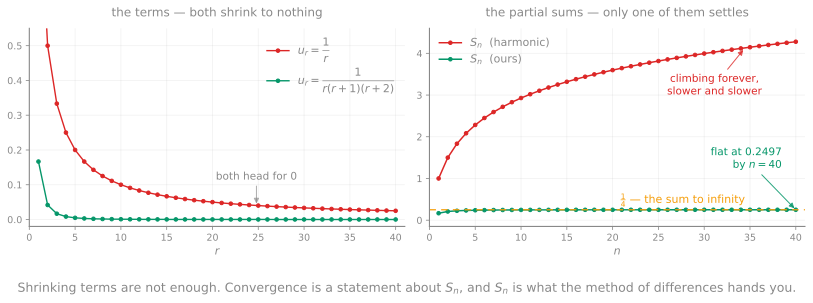

The script that saved this image:
"""Figure for the Summation of Series card — convergence lives in the partial sums.

Regenerate:  python3 summation-partial-sums.py
Writes summation-partial-sums.svg beside this file.

Both series have terms that shrink to zero. Only one of them converges, and the
difference is visible only in S_n — which is exactly what the syllabus means by
"by direct consideration of a sum to n terms".

Vault palette: all text #888, transparent background.
"""

import numpy as np
import matplotlib
matplotlib.use("Agg")
import matplotlib.pyplot as plt
import re

AX = "#888888"
GREEN = "#059669"     # converges
RED = "#dc2626"       # diverges
AMBER = "#f59e0b"     # the limit
GREY = "#9ca3af"

plt.rcParams.update({
    "text.color": AX,
    "axes.labelcolor": AX,
    "axes.edgecolor": AX,
    "xtick.color": AX,
    "ytick.color": AX,
    "font.size": 11,
    "font.family": "sans-serif",
    "svg.fonttype": "none",
    "svg.hashsalt": "vault",
})


def style(ax):
    for s in ("right", "top"):
        ax.spines[s].set_visible(False)
    for s in ("left", "bottom"):
        ax.spines[s].set_color(AX)
        ax.spines[s].set_linewidth(1.1)
    ax.tick_params(colors=AX, labelsize=9.5)
    ax.grid(color=AX, alpha=0.12, lw=0.8)
    ax.set_axisbelow(True)


def figure():
    N = 40
    r = np.arange(1, N + 1)

    terms_ours = 1.0 / (r * (r + 1) * (r + 2))
    terms_harm = 1.0 / r
    S_ours = np.cumsum(terms_ours)
    S_harm = np.cumsum(terms_harm)

    fig, (ax0, ax1) = plt.subplots(1, 2, figsize=(11.4, 4.5))

    # ---- left: the terms. Both go to zero. ----
    style(ax0)
    ax0.plot(r, terms_harm, "o-", color=RED, ms=3.6, lw=1.4, label=r"$u_r = \dfrac{1}{r}$")
    ax0.plot(r, terms_ours, "o-", color=GREEN, ms=3.6, lw=1.4,
             label=r"$u_r = \dfrac{1}{r(r+1)(r+2)}$")
    ax0.set_xlabel("$r$", color=AX)
    ax0.set_ylim(-0.02, 0.55)
    ax0.set_xlim(0, N + 1)
    ax0.legend(loc="upper right", frameon=False, labelcolor=AX, fontsize=11)
    ax0.set_title("the terms — both shrink to nothing", color=AX, fontsize=12, pad=12)
    ax0.annotate("both head for 0", (N * 0.62, 0.04), textcoords="offset points",
                 xytext=(0, 26), color=AX, fontsize=10.5, ha="center",
                 arrowprops=dict(arrowstyle="-|>", color=AX, lw=1, alpha=0.7))

    # ---- right: the partial sums. Only one settles. ----
    style(ax1)
    ax1.plot(r, S_harm, "o-", color=RED, ms=3.6, lw=1.5, label=r"$S_n$  (harmonic)")
    ax1.plot(r, S_ours, "o-", color=GREEN, ms=3.6, lw=1.5, label=r"$S_n$  (ours)")
    ax1.axhline(0.25, color=AMBER, lw=1.3, ls=(0, (5, 4)))
    ax1.text(N * 0.52, 0.40, r"$\frac{1}{4}$ — the sum to infinity",
             color=AMBER, fontsize=11)
    ax1.set_xlabel("$n$", color=AX)
    ax1.set_ylim(-0.15, 4.6)
    ax1.set_xlim(0, N + 1)
    ax1.legend(loc="upper left", frameon=False, labelcolor=AX, fontsize=11)
    ax1.set_title("the partial sums — only one of them settles", color=AX, fontsize=12, pad=12)
    ax1.annotate("climbing forever,\nslower and slower", (N * 0.86, S_harm[int(N * 0.86) - 1]),
                 textcoords="offset points", xytext=(-30, -46), color=RED, fontsize=10.5,
                 ha="center", arrowprops=dict(arrowstyle="-|>", color=RED, lw=1, alpha=0.8))
    ax1.annotate(f"flat at {S_ours[-1]:.4f}\nby $n = {N}$", (N, S_ours[-1]),
                 textcoords="offset points", xytext=(-14, 42), color=GREEN, fontsize=10.5,
                 ha="right", arrowprops=dict(arrowstyle="-|>", color=GREEN, lw=1, alpha=0.85))

    fig.suptitle("Shrinking terms are not enough. Convergence is a statement about "
                 r"$S_n$, and $S_n$ is what the method of differences hands you.",
                 color=AX, fontsize=12.5, y=0.035)
    fig.tight_layout(rect=[0, 0.075, 1, 1])
    fig.savefig("summation-partial-sums.svg", transparent=True, bbox_inches="tight", metadata={"Date": None})
    plt.close(fig)


def responsive(path):
    """Vault rule: root <svg> keeps its viewBox but scales — width 100%, no height."""
    s = open(path).read()
    s = re.sub(r'(<svg[^>]*?)\swidth="[^"]*"', r"\1", s, count=1)
    s = re.sub(r'(<svg[^>]*?)\sheight="[^"]*"', r"\1", s, count=1)
    s = s.replace("<svg ", '<svg width="100%" ', 1)
    open(path, "w").write(s)


if __name__ == "__main__":
    figure()
    responsive("summation-partial-sums.svg")
    N = 40
    r = np.arange(1, N + 1)
    print("harmonic S_40 =", np.cumsum(1.0 / r)[-1])
    print("ours     S_40 =", np.cumsum(1.0 / (r * (r + 1) * (r + 2)))[-1], " limit 0.25")
